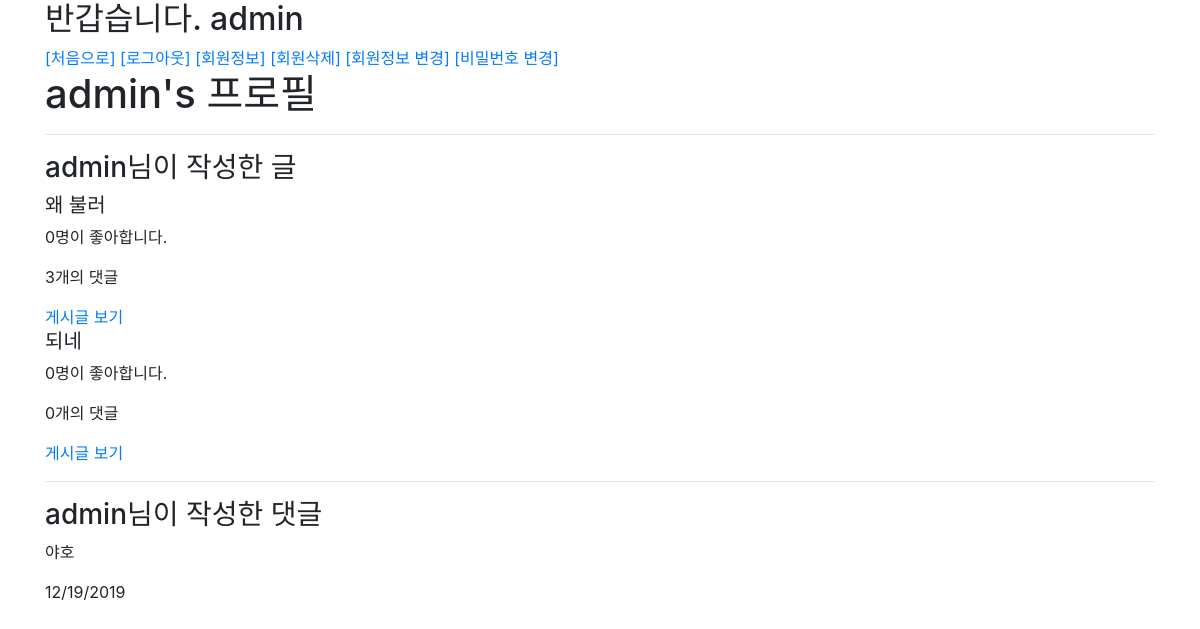
/accounts/profile/admin/ (signed in), run on the app's committed database.
### accounts/models.py (models this page shows)
class User(AbstractUser):
    followers = models.ManyToManyField(settings.AUTH_USER_MODEL, related_name="followings")

### articles/models.py (models this page shows, shortened)
class Article(models.Model):
    title = models.CharField(max_length=50)
    content = models.TextField()
    created_at = models.DateTimeField(auto_now_add=True)
    updated_at = models.DateTimeField(auto_now=True)
    user = models.ForeignKey(settings.AUTH_USER_MODEL, on_delete=models.CASCADE)
    like_users = models.ManyToManyField(settings.AUTH_USER_MODEL, related_name='like_articles', blank=True)
    hashtags = models.ManyToManyField(Hashtag, blank=True)

class Comment(models.Model):
    article = models.ForeignKey(Article, on_delete=models.CASCADE)
    user = models.ForeignKey(settings.AUTH_USER_MODEL, on_delete=models.CASCADE)
    content = models.CharField(max_length=150)
    created_at = models.DateTimeField(auto_now_add=True)
    updated_at = models.DateTimeField(auto_now=True)
    class Meta:
        ordering = ('-pk',)

### accounts/views.py (the view)
# urls.py: path('profile/<str:username>/', views.profile, name='profile'),
def profile(request, username):
    person = get_object_or_404(get_user_model(), username=username)
    context = {'person': person,}
    return render(request, 'accounts/profile.html', context)

### accounts/templates/accounts/profile.html
{% extends 'base.html' %}
{% block content %}
<h1>{{ person.username }}'s 프로필</h1>
<hr>
<h3>{{ person.username }}님이 작성한 글</h3>
{% with articles=person.article_set.all %}
{% for article in articles %}
<h5>{{ article.content }}</h5>
<p>{{ article.like_users.all|length }}명이 좋아합니다.</p>
<p>{{ article.comment_set.all|length }}개의 댓글</p>
<a href="{% url 'articles:detail' article.pk %}">게시글 보기</a>
{% endfor %}
{% endwith %}
<hr>
<h3>{{ person.username }}님이 작성한 댓글</h3>
{% with person.comment_set.all as comments %}
{% for comment in comments %}
<P>{{ comment.content }}</P>
<p>{{ comment.created_at|date:"SHORT_DATE_FORMAT" }}</p>
{% endfor %}
{% endwith %}
{% endblock content %}

### study/templates/base.html (shortened to what this page needs)
<!DOCTYPE html>
<html lang="en">
<head>
  <link rel="stylesheet" href="https://stackpath.bootstrapcdn.com/bootstrap/4.4.1/css/bootstrap.min.css">
</head>
<body>
  <div class="container">
    <h2>반갑습니다. {{ request.user }}</h2>
    <a href="{% url 'articles:index' %}">[처음으로]</a>
    {% if user.is_authenticated %}
    <a href="{% url 'accounts:logout' %}">[로그아웃]</a>
    <a href="{% url 'accounts:profile' request.user.username %}">[회원정보]</a>
    <a href="{% url 'accounts:delete' %}">[회원삭제]</a>
    <a href="{% url 'accounts:update' %}">[회원정보 변경]</a>
    <a href="{% url 'accounts:change_password' %}">[비밀번호 변경]</a>
    {% else %}
    <a href="{% url 'accounts:login' %}">[로그인]</a>
    <a href="{% url 'accounts:signup' %}">[회원가입]</a>
    {% endif %}
    {% block content %}
    {% endblock content %}
  </div>
</body>
</html>

### data on the page
User: user "admin", username "admin"
Article: content "왜 불러", like_users.all|length "0", comment_set.all|length "3"
Article: content "되네", like_users.all|length "0", comment_set.all|length "0"
Comment: content "야호", created_at "12/19/2019"
